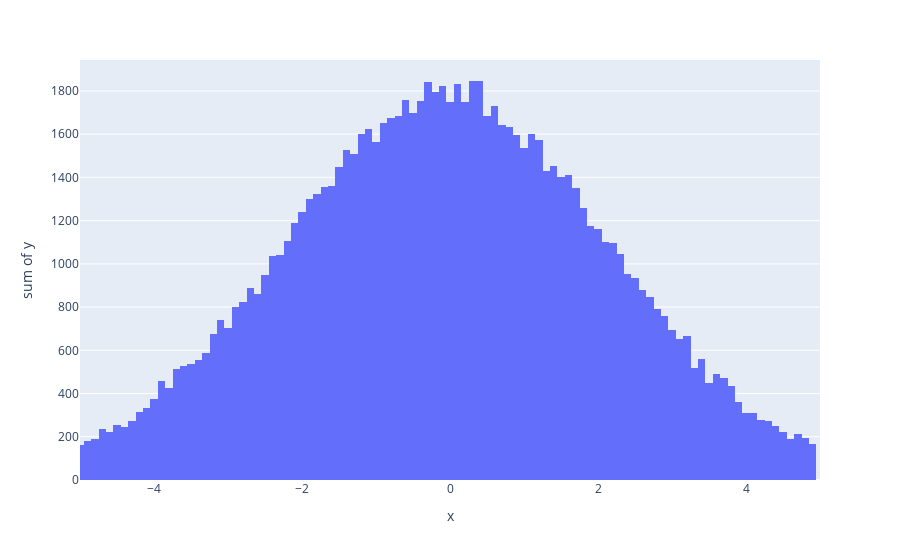

Source (notebook cell):
### Code cell
PlotHistogram(er.histograms[6])

### Figure 1 — Plotly figure (JSON) as saved in the notebook; plotly's stock layout.template omitted (floating-point values rounded to 4 significant figures)
{"data": [{"alignmentgroup": "True", "bingroup": "x", "histfunc": "sum", "hovertemplate": "x=%{x}<br>sum of y=%{y}<extra></extra>", "legendgroup": "", "marker": {"color": "#636efa", "pattern": {"shape": ""}}, "name": "", "nbinsx": 100, "offsetgroup": "", "orientation": "v", "showlegend": false, "type": "histogram", "x": [-5, -4.9, -4.8, -4.7, -4.6, -4.5, -4.4, -4.3, -4.2, -4.1, -4, -3.9, -3.8, -3.7, -3.6, -3.5, -3.4, -3.3, -3.2, -3.1, -3, -2.9, -2.8, -2.7, -2.6, -2.5, -2.4, -2.3, -2.2, -2.1, -2, -1.9, -1.8, -1.7, -1.6, -1.5, -1.4, -1.3, -1.2, -1.1, -1, -0.9, -0.8, -0.7, -0.6, -0.5, -0.4, -0.3, -0.2, -0.1, 0, 0.1, 0.2, 0.3, 0.4, 0.5, 0.6, 0.7, 0.8, 0.9, 1, 1.1, 1.2, 1.3, 1.4, 1.5, 1.6, 1.7, 1.8, 1.9, 2, 2.1, 2.2, 2.3, 2.4, 2.5, 2.6, 2.7, 2.8, 2.9, 3, 3.1, 3.2, 3.3, 3.4, 3.5, 3.6, 3.7, 3.8, 3.9, 4, 4.1, 4.2, 4.3, 4.4, 4.5, 4.6, 4.7, 4.8, 4.9], "xaxis": "x", "y": [162, 179, 191, 238, 223, 254, 245, 273, 314, 331, 376, 457, 424, 512, 529, 539, 555, 587, 675, 739, 702, 800, 823, 888, 862, 950, 1035, 1039, 1107, 1189, 1242, 1301, 1323, 1357, 1358, 1446, 1528, 1509, 1600, 1626, 1564, 1653, 1674, 1685, 1758, 1698, 1753, 1840, 1794, 1823, 1751, 1833, 1749, 1846, 1846, 1684, 1732, 1641, 1633, 1594, 1537, 1599, 1575, 1431, 1453, 1403, 1409, 1353, 1257, 1176, 1160, 1100, 1095, 1045, 952, 935, 879, 845, 789, 761, 695, 653, 665, 520, 561, 448, 489, 470, 436, 360, 308, 309, 278, 272, 249, 223, 192, 213, 193, 168], "yaxis": "y"}], "layout": {"barmode": "relative", "legend": {"tracegroupgap": 0}, "margin": {"t": 60}, "xaxis": {"anchor": "y", "domain": [0, 1], "range": [-5, 5], "title": {"text": "x"}}, "yaxis": {"anchor": "x", "domain": [0, 1], "title": {"text": "sum of y"}}}}
